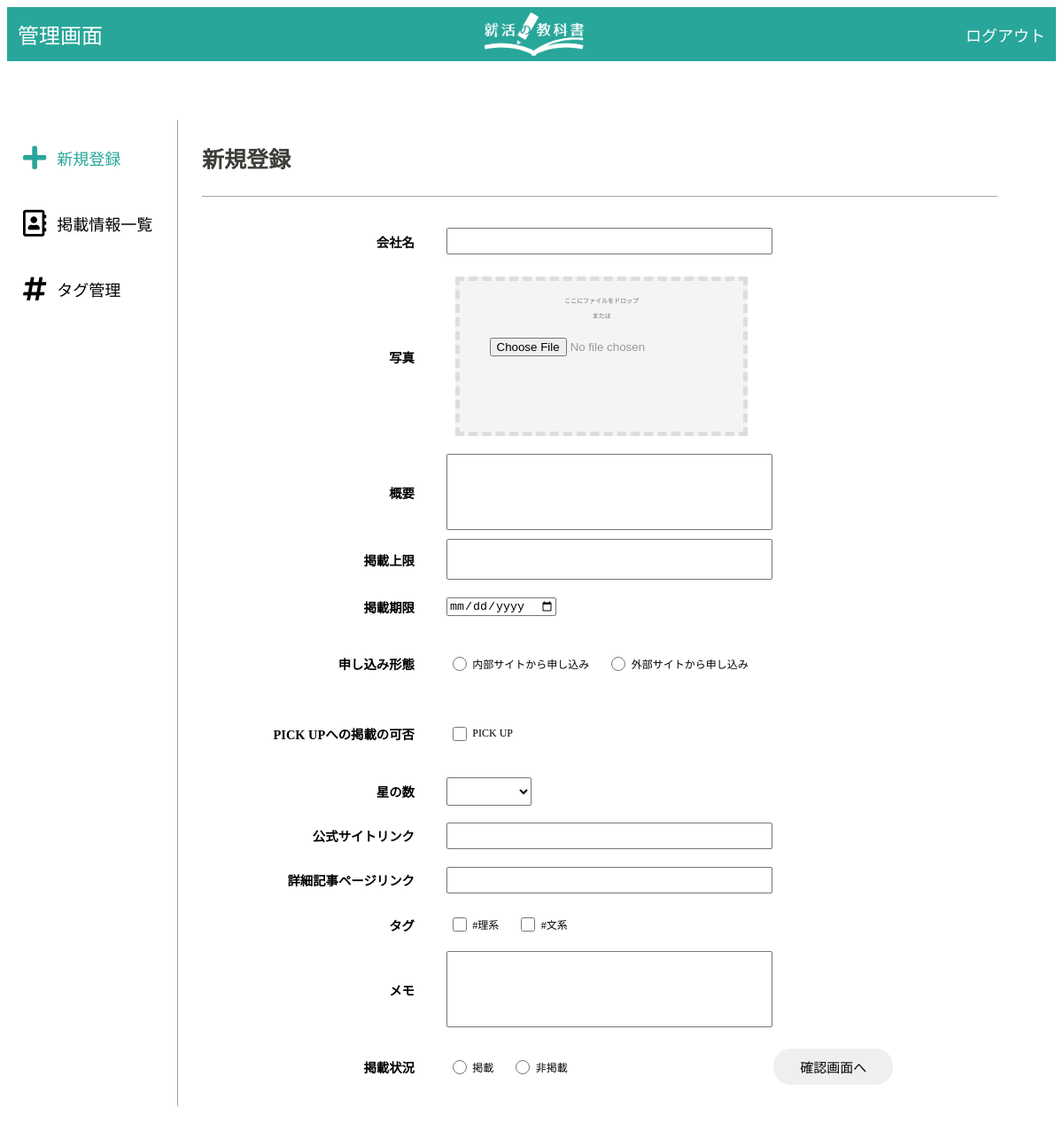
The app's page /admin/newagent.php (signed in), older data.
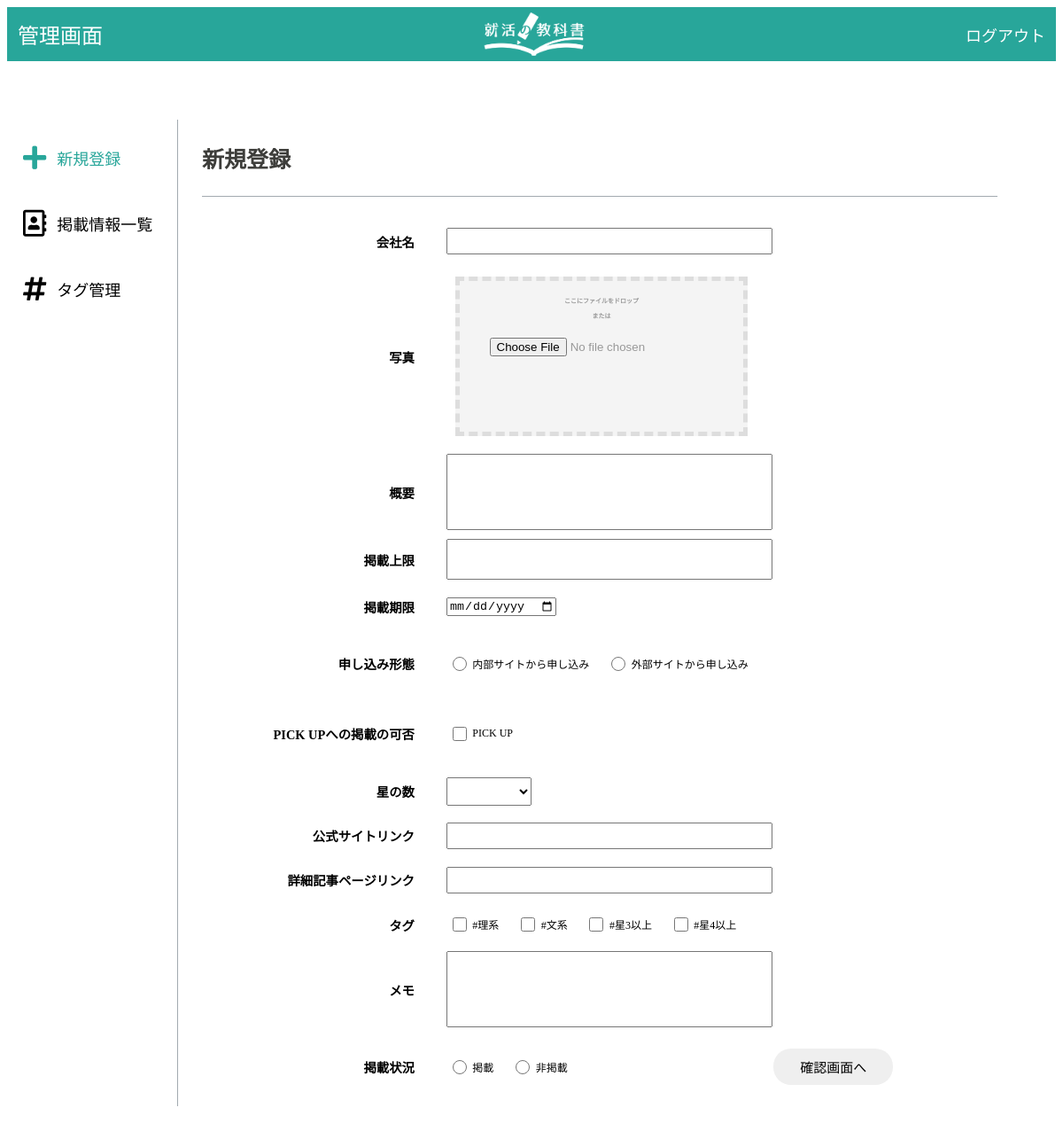
The same page, newer data.
### tables this page shows
CREATE TABLE tag_table (
  id INT AUTO_INCREMENT NOT NULL PRIMARY KEY,
  tag_name VARCHAR(20) UNIQUE
);

### src/admin/newagent.php (the view, shortened to what this page needs)
<?php
require(dirname(__FILE__) . "/check.php");
$id = $_GET['id'];
?>
<!DOCTYPE html>
<html lang="ja">
<head>
    <link rel="stylesheet" href="https://use.fontawesome.com/releases/v5.8.1/css/all.css">
    <link rel="stylesheet" href="/css/reset/_reset.scss">
    <link rel="stylesheet" href="/admin_css/style.css">
    <link rel="stylesheet" href="/admin_css/newagent.css">
</head>
<body>
    <header class="header">
        <span class="header__text">管理画面</span>
        <img src="../logo.png" class="header__logo" alt="就活の教科書ロゴ">
        <nav class="menu">
            <a href="logout.php" class="header__logout">ログアウト</a>
        </nav>
    </header>
    <div class="body">
        <div class="sidebar">
            <div class="sidebar__content">
                <i class="fas fa-plus fa-6x"></i>
                <p class="newpublish">新規登録</p>
            </div>
            <div class="sidebar__content">
                <i class="far fa-address-book fa-6x"></i>
                <p class="infosetting">掲載情報一覧</p>
            </div>
            <div class="sidebar__content">
                <i class="fas fa-hashtag fa-6x"></i>
                <p class="tagsetting">タグ管理</p>
            </div>
        </div>
        <main>
            <div class="wrapper">
                <div class="container">
                    <div class="wrapper-title">
                        <h3><?php if (isset($id)) {
                                echo "登録内容変更";
                            } else {
                                echo "新規登録";
                            } ?>
                        </h3>
                    </div>
                    <div class="inputfield">
                        <form id="#" action="/admin/newagent_confirm.php" method="POST" enctype="multipart/form-data">
                            <div class="form-group">
                                <label for="companyname" class="label">会社名</label>
                                <input type="text" name="agent_name" id="companyname" required value="<?= $agent['agent_name']; ?>">
                            </div>
                            <div class="form-group">
                                <span class="label">写真</span>
                                <div id="dragDropArea">
                                    <div class="drag-drop-inside">
                                        <p class="drag-drop-info">ここにファイルをドロップ</p>
                                        <p>または</p>
                                        <p class="drag-drop-buttons">
                                            <input id="fileInput" type="file" name="image_url" accept="image/*" onChange="photoPreview(event)" required>
                                        </p>
                                    </div>
                                </div>
                            </div>
                            <div class="form-group">
                                <label for="overview" class="label">概要</label>
                                <input type="textarea" name="overview" id="overview" required value="<?= $agent['overview']; ?>">
                            </div>
                            <div class="form-group">
                                <label for="max-data-limit" class="label">掲載上限</label>
                                <input type="text" name="upper_limit" id="max-data-limit" value="<?= $agent['upper_limit']; ?>">
                            </div>
                            <div class="form-group">
                                <label for="limitdate" class="label">掲載期限</label>
                                <input type="date" name="deadline" id="limitdate" value="<?= $agent['deadline']; ?>">
                            </div>
                            <div class="form-group">
                                <p class="label">申し込み形態</p>
                                <input id="radio-a" type="radio" name="button_type" value="0" <?php if ($agent['button_type'] === "0") {
                                                                                                    echo "checked";
                                                                                                } ?>><label for="radio-a" class="option__text">内部サイトから申し込み</label>
                                <input id="radio-b" type="radio" name="button_type" value="1" <?php if ($agent['button_type'] === "1") {
                                                                                                    echo "checked";
                                                                                                } ?>><label for="radio-b" class="option__text">外部サイトから申し込み</label>
                            </div>
                            <div class="form-group">
                                <p class="label">PICK UPへの掲載の可否</p>
                                <input id="check-a" type="checkbox" name="pickup" value="0" <?php if ($agent['pickup'] === "0") {
                                                                                                echo "checked";
                                                                                            } ?>><label for="check-a" class="option__text">PICK UP</label>
                            </div>
                            <div class="form-group">
                                <label for="stars-rate" class="label">星の数</label>
                                <select name="star" id="stars-rate" required>
                                    <option value='' disabled selected style='display:none;'></option>
                                    <option value="0.5" <?php if ($agent['star'] === "0.5") {
                                                            echo "selected";
                                                        } ?>>0.5</option>
                                </select>
                            </div>
                            <div class="form-group">
                                <label for="companylink" class="label">公式サイトリンク</label>
                                <input type="text" name="official_link" id="companylink" required value="<?= $agent['official_link']; ?>">
                            </div>
                            <div class="form-group">
                                <label for="articlelink" class="label">詳細記事ページリンク</label>
                                <input type="text" name="article_link" id="articlelink" required value="<?= $agent['article_link']; ?>">
                            </div>
                            <?php
                            $stmt = $db->prepare('SELECT tag_name
                                 FROM `tag_table`
                                 ORDER BY id');
                            $stmt->execute();
                            $tag_names = $stmt->fetchAll(PDO::FETCH_ASSOC);
                            ?>
                            <div class="form-group">
                                <label for="hashtag" class="label">タグ</label>
                                <?php
                                foreach ($tag_names as $index => $tag_name) :?>
                                    <input id="check-b" type="checkbox" name="tag[]" value="<?=$index+1?>"
                                    >
                                    <label for="check-b" class="option__text">#<?=$tag_name["tag_name"]?></label>
                                <?php endforeach; ?>
                            </div>
                            <div class="form-group">
                                <label for="notes" class="label">メモ</label>
                                <input type="text" name="memo" id="notes" value="<?= $agent['memo']; ?>">
                            </div>
                            <div class="form-group">
                                <p class="label">掲載状況</p>
                                <input id="radio-c" type="radio" name="status" required value="0" <?php if ($agent['status'] === "0") {
                                                                                                        echo "checked";
                                                                                                    } ?>><label for="radio-c" class="option__text">掲載</label>
                                <input id="radio-d" type="radio" name="status" required value="1" <?php if ($agent['status'] === "1") {
                                                                                                        echo "checked";
                                                                                                    } ?>><label for="radio-d" class="option__text">非掲載</label>
                            </div>
                    </div>
                    <button type="submit" name="confirm" class="btn btn-success" value="確認画面へ">確認画面へ</button>
                </div>
            </div>
        </main>
    </div>
</body>
</html>

### src/admin_css/style.css (style rules this page uses)
body { font-size: 5px; }
.container { max-width: 1100px; margin: 0 auto; padding: 0 15px; }
html { min-height: 100%; position: relative; }
main { width: 80%; margin: 0.5vw; }
.wrapper-title { margin-bottom: 30px; border-bottom: 1px solid #a2aab0; }
.wrapper-title h3 { font-size: 25px; color: #3e3e3b; }
.btn { padding: 10px 30px; font-size: 15px; border-radius: 20px; border: none; margin-top: 20px; }
.header { display: flex; justify-content: space-between; background-color: #28A69A; align-items: center; padding: 0.5vw 1vw; }
.header__text { color: #ffffff; font-size: 2vw; }
.menu { color: #ffffff; }
a { text-decoration: none; }
.header__logout { color: inherit; font-size: 1.5vw; }
.header__logo { width: 10%; height: auto; }
.body { display: flex; margin: 5vw 1vw; }
.sidebar { width:15%; margin: 0.5vw; border-right: solid 1px #a2aab0; background: #ffffff; }
.sidebar__content { display: flex; align-items: center; margin: 1vw 0; }
.newpublish, .infosetting, .ordersetting, .tagsetting { padding: 0 1vw; font-size: 1.5vw; }
.form-group { margin-bottom: 10px; }

### src/admin_css/newagent.css (style rules this page uses)
.newpublish, .fa-plus { color: #28A69A; }
.inputfield { display: inline-block; }
.form-group { display: flex; align-items: center; }
.label { font-size: 1.2vw; font-weight: 600; width: 20vw; text-align: right; padding-top: 0.8vw; padding-bottom: 0.8vw; padding-right: 3vw; }
input[type="text"], #companyname, #companylink, #articlelink { height: 3vh; width: 30vw; }
input[type="text"], #overview, #notes { height: 10vh; width: 30vw; }
input[type="text"],#hashtag { height: 5vh; width: 30vw; }
select { height: 4vh; width: 8vw; margin-right: 1vw; }
input[type="radio"], input[type="checkbox"] { width: 1.2em; height: 1.2em; margin: 0.5em; }
.option__text { font-size: 1vw; margin-right: 1.5vw; }
#dragDropArea { background-color: #f4f4f4; margin: 10px; padding: 10px; border: #ddd dashed 5px; min-height: 150px; width: 300px; text-align: center; }
#dragDropArea p { color: #999; font-weight: bold; font-size: 14px; font-size: 1.4em; }
#dragDropArea .drag-drop-buttons { margin-top: 20px; font-size: 12px; font-size: 1.2em; }
.drag-drop-buttons input { margin: auto; }

Row changes from the older to the newer data that the page shows:
added tag_table: tag_name "星3以上"
added tag_table: tag_name "星4以上"
